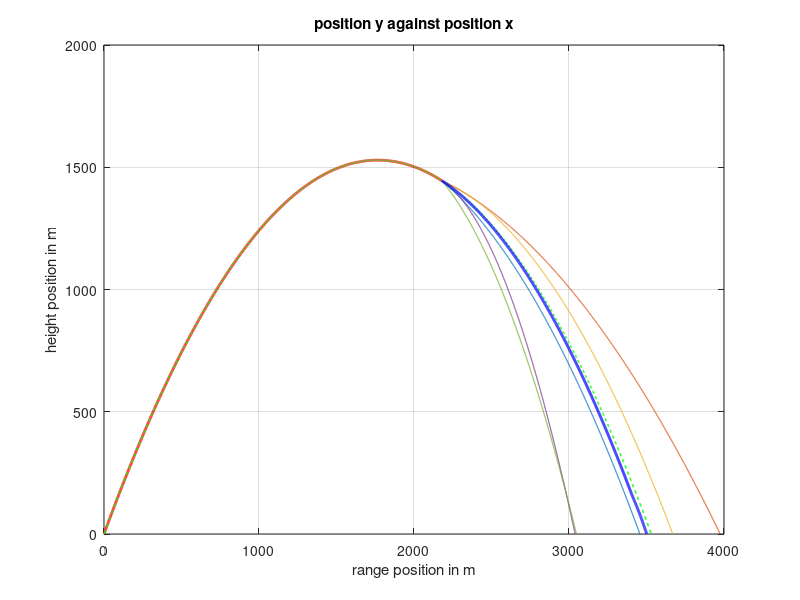

Write MATLAB code to recreate this figure. (Note: this script raises an error after producing the figure.)
%% This program simulates and calculates the centre of mass of a bomb following a projectile motion
% In this program it is assumed that the bomb starts at on piece and then
% explodes to multiple pieces when it reaches its maximum height.
clear ; clc; % delete the previous programs and move forward
%% Setting up paremters
M = 100; % the mass in kg
theta = pi/3; % the angle that the bomb starts at in deg
speed = 200; % the initial speed of the bomb in m/s
x_speed = speed*cos(theta) ; % x component of the speed
y_speed = speed*sin(theta) ; % y component of the speed
v = [x_speed, y_speed];
g = 9.81; % the acceleraton of gravity in m+/s^2
y_at_peak = y_speed^2/(2*g);
time_at_peak = y_speed/g;
x_at_peak = x_speed*time_at_peak;

%range of explosion is between half-way and three-quarters through
%doing this here because we need speed and position right before explosion
% explosion_time = time_at_peak + rand*time_at_peak*0.5;
explosion_time = time_at_peak*0.5 +rand*time_at_peak;
velocity_pre_explosion = [x_speed,0];
explosion_position = [0, 0];
%% the trajectory of the bomb
tau = 0.01; %timestep
Nsteps = ceil((2*time_at_peak)/tau); % number of steps
explosion_step = ceil(explosion_time/tau);
x_position = zeros(1, Nsteps+1);
y_position = zeros(1, Nsteps+1);
for i=2:Nsteps+1
% now we will update the velocity and the position since the acceleration
% is constant
    t = i*tau ; % current time
% from the kinematic equations
    x_position(i) = x_speed*t ; % x = xo +v(ox)t 
    y_position(i) = y_speed*t - 0.5*g*t^2 ; % y = yo + v(oy)t-gt^2/2
    if i == explosion_step
        velocity_pre_explosion(2) = y_speed - g*t;
        explosion_position = [x_position(i), y_position(i)];
    end
    if y_position(i) < 0 %to counter error due to rounding
        y_position(i) = 0;
        x_position(i) = x_speed*2*time_at_peak;
    end
end
%% plotting 
clf ; % clear and move forward
plot(x_position(1, 1:explosion_step),y_position(1, 1:explosion_step),'r-','LineWidth',2)
grid on
hold on
plot(x_position,y_position,'g--','Linewidth',1.2)
title('position y against position x')
xlabel('range position in m')
ylabel('height position in m')
grid on
hold on

%part 2
%randomise some aspects of explosion
explosion_impulse_time = 0.1;
n_fragments = 5;
fragment_masses = zeros(1, n_fragments);
remaining_mass = M;
for i=1:n_fragments-1
    %largest fragment is less than 60% of remainder, greater than 10%
    %this way we don't have (or 'ignore') minisicule pieces
    fragment_masses(i) = (0.1*remaining_mass) + (0.5*rand*remaining_mass);
    remaining_mass = remaining_mass - fragment_masses(i);
end
fragment_masses(n_fragments) = remaining_mass;

%if each fragment is a circle sector, with sides R = 0.25,
%the angle for each sector is given by
fragment_angles = 2*pi*fragment_masses/M;
%randomising a starting point, relative to the horizontal
explosion_force = 3000 + (rand*1500); %newtons
impulse = explosion_force*explosion_impulse_time;
x_speed_fragments = zeros(1, n_fragments);
y_speed_fragments = zeros(1, n_fragments);
starting_angle = 2*pi*rand; %randomised initially, cimulative
%getting initial velocities, conservation of momentum
for i=1:n_fragments
    
    %the centre of mass of each circle sector with angle gamma, is along
    %the radius starting from gamma/2 (due to symmetry).
    %so, the angle from from the horizontal to the direction each fragment
    %will fly off in is given by
    
    tilda = starting_angle + fragment_angles(i)/2;
    % mv(aft) - mv(bef) = ft
    
    x_speed_fragments(i) = ((impulse * cos(tilda))+ ...
        (fragment_masses(i)*velocity_pre_explosion(1)))/fragment_masses(i);   
    y_speed_fragments(i) = ((impulse * sin(tilda))+ ...
        (fragment_masses(i)*velocity_pre_explosion(2)))/fragment_masses(i);  
    
    starting_angle = starting_angle + fragment_angles(i);
end
%these get extended, in the following loop
fragment_x_positions = zeros(n_fragments, 1);
fragment_y_positions = zeros(n_fragments, 1);

all_midair = ones(1, n_fragments);
reached_ground = 0; %n of fragments that reached ground
midair = true;
k = 0; %while loop counter
while (midair)
    t = tau*k;
    k = k+1;
    for i=1:n_fragments
        if all_midair(i)
            fragment_x_positions(i, k) = (x_speed_fragments(i)*t)+explosion_position(1);
            fragment_y_positions(i, k) = ((y_speed_fragments(i)*t)-(0.5*g*t^2))+explosion_position(2);
            if (fragment_y_positions(i, k) < 0)
                fragment_y_positions(i, k) = 0;
                t_to_ground_1 = (y_speed_fragments(i)/g) + (((y_speed_fragments(i)^2) + (2*g*explosion_position(2)))^0.5)/g;
%                 t_to_ground_2 = (y_speed_fragments(i)/g) - (((y_speed_fragments(i)^2) + (2*g*explosion_position(2)))^0.5)/g;
                fragment_x_positions(i, k) = explosion_position(1) + (x_speed_fragments(i)*t_to_ground_1);
                all_midair(i) = 0;
                reached_ground = reached_ground + 1;
                if (reached_ground == n_fragments)
                    midair = false;
                    %DO NOT ADD 'BREAK', still need x positions to be set
                end
            end
        else
            fragment_x_positions(i, k) = fragment_x_positions(i, k-1);
        end
    end
end

% fragment_x_positions
% fragment_y_positions

%plotting the trajectory of the peices
for i=1:n_fragments
    plot(fragment_x_positions(i, :),fragment_y_positions(i, :),'LineWidth',0.8);
    grid on
    hold on
end


centre_of_mass = zeros(2, k);
for j=1:k
    for i=1:n_fragments
        centre_of_mass(1, j) = centre_of_mass(1, j) + (fragment_x_positions(i, j) * fragment_masses(i));
        centre_of_mass(2, j) = centre_of_mass(2, j) + (fragment_y_positions(i, j) * fragment_masses(i));
    end
end
centre_of_mass = centre_of_mass/M;

plot(centre_of_mass(1, :),centre_of_mass(2, :),'b-', 'lineWidth', 2) % plotting the centre of mass trajectory
f_names = strings(1, 3 + n_fragments);
f_names(1) = 'bomb';
f_names(2) = 'expected trajectory';
for i=3:2+n_fragments
    f_names(i) = 'fragment ' + string(i-2);
end
f_names(n_fragments+3) = 'centre of mass';
legend(f_names) %remove this to view graph clearly
